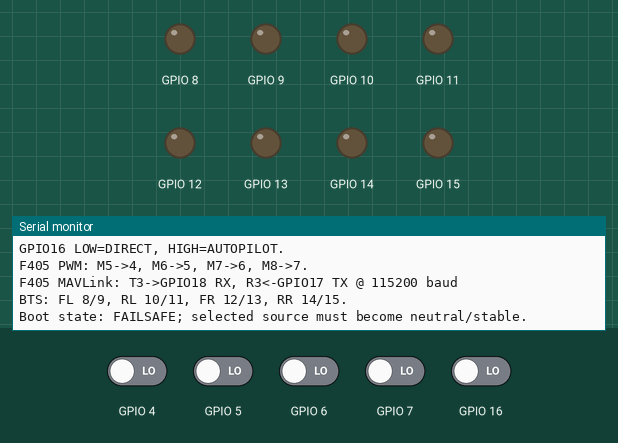
This sketch was run on a simulated ESP32. On the bench: output pins drawn as LEDs (lit = HIGH), the last lines printed to the serial monitor. Inputs (shaded band) come from the test bench; at power-on: GPIO 4–7, GPIO 16 LOW.

Above: at 1.7 s.
1.8 s: GPIO 16 driven HIGH
At 3.0 s:
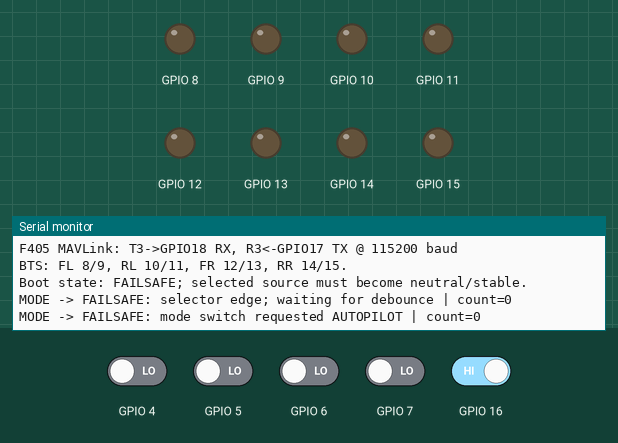
3.3 s: GPIO 16 driven LOW
At 4.2 s:
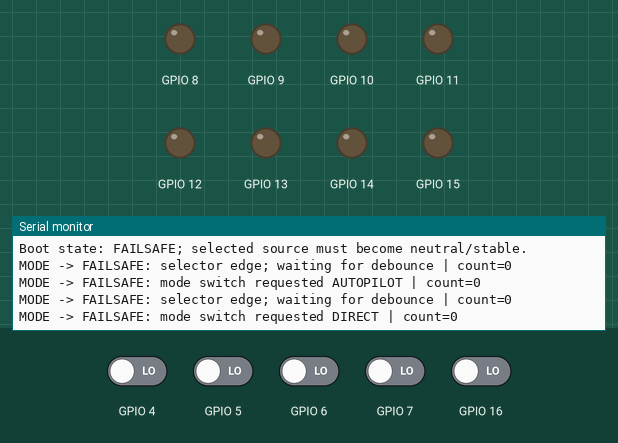

The sketch:

TeleRCMotorController.ino
```cpp
// Dedicated motor firmware: Wi-Fi is never started.
#define TELERC_UART_LINK 1
#include <TeleRCHybridCore.h>
```

Measured:
- after the input at 1.8 s, the serial monitor: prints a new line at once (image 1)
- after the input at 3.3 s, the serial monitor: prints a new line after 0.05 s (image 2)
